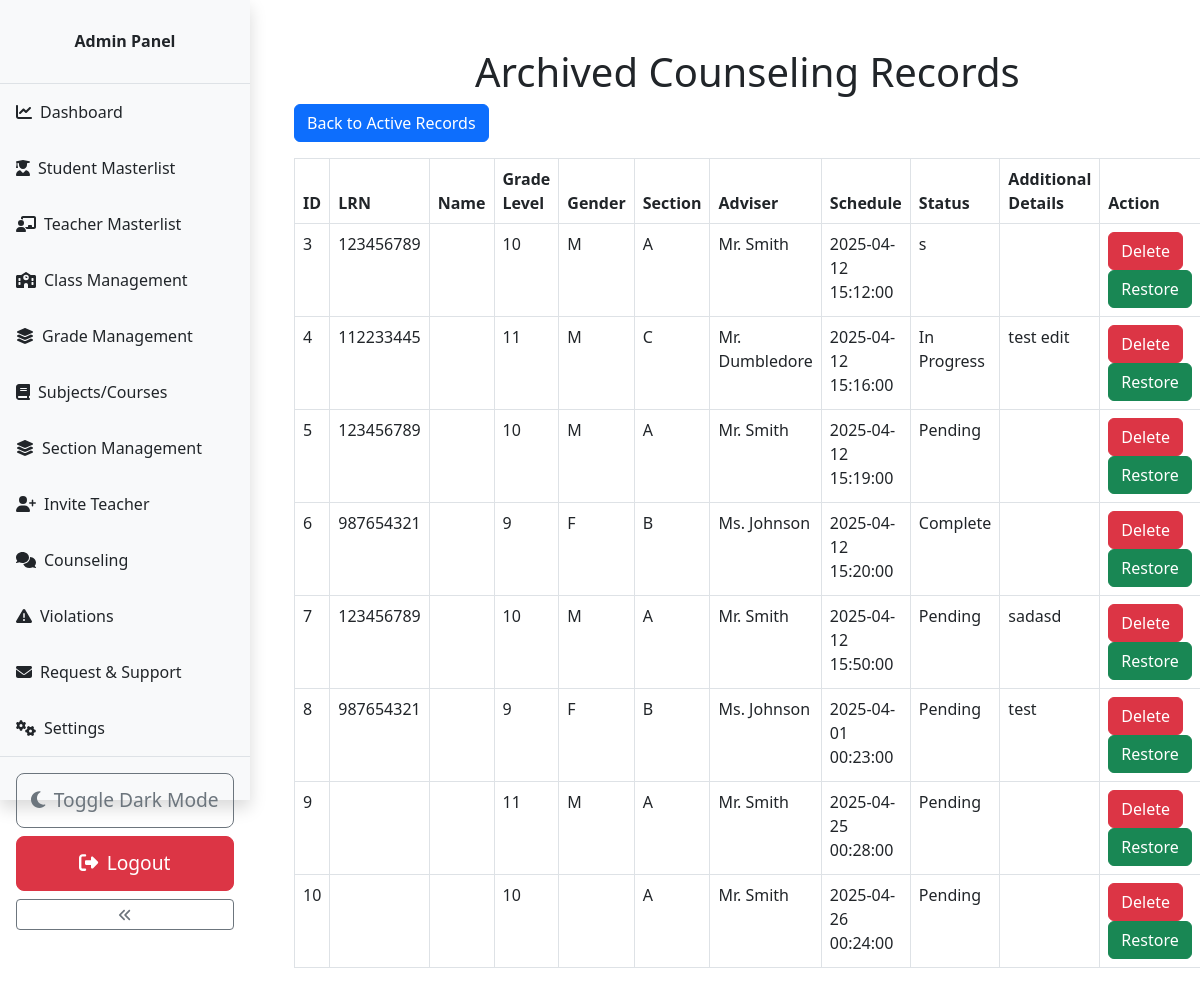
Screenshot of /capstone/admin/counseling-archive.php (signed in) with the database file from the repository.
### tables this page shows
CREATE TABLE `counseling_records` (
  `id` int(11) NOT NULL,
  `lrn` varchar(20) NOT NULL,
  `first_name` varchar(255) DEFAULT NULL,
  `last_name` varchar(255) DEFAULT NULL,
  `grade_level` varchar(10) NOT NULL,
  `gender` enum('M','F') NOT NULL,
  `section` varchar(50) NOT NULL,
  `adviser` varchar(100) NOT NULL,
  `schedule` datetime NOT NULL,
  `status` varchar(50) NOT NULL,
  `is_archived` tinyint(1) DEFAULT 0,
  `additional_details` text DEFAULT NULL
);

### capstone/admin/counseling-archive.php (the view, shortened to what this page needs)
<?php
if (isset($_SESSION['admin_id']) && isset($_SESSION['role'])) {
    if ($_SESSION['role'] == 'Admin') {
        include "../DB_connection.php";
        $sql = "SELECT * FROM counseling_records WHERE is_archived = 1";
        $stmt = $conn->prepare($sql);
        $stmt->execute();
        $records = $stmt->fetchAll(PDO::FETCH_ASSOC);
?>
<!DOCTYPE html>
<html lang="en">
<head>
    <link rel="stylesheet" href="https://cdn.jsdelivr.net/npm/bootstrap@5.2.0/dist/css/bootstrap.min.css">
    <link rel="stylesheet" href="../css/style.css">
    <link rel="stylesheet" href="css/admin.css">
</head>
<body>
    <?php include "inc/navbar.php"; ?>
    <div class="container mt-5">
        <h1 class="text-center">Archived Counseling Records</h1>
        <a href="counseling.php" class="btn btn-primary mb-3">Back to Active Records</a>
        <div class="table-responsive">
            <table class="table table-bordered">
                <thead>
                    <tr>
                        <th>ID</th>
                        <th>LRN</th>
                        <th>Name</th>
                        <th>Grade Level</th>
                        <th>Gender</th>
                        <th>Section</th>
                        <th>Adviser</th>
                        <th>Schedule</th>
                        <th>Status</th>
                        <th>Additional Details</th>
                        <th>Action</th>
                    </tr>
                </thead>
                <tbody>
                    <?php foreach ($records as $record) { ?>
                        <tr>
                            <td><?= $record['id'] ?></td>
                            <td><?= $record['lrn'] ?></td>
                            <td><?= $record['name'] ?></td>
                            <td><?= $record['grade_level'] ?></td>
                            <td><?= $record['gender'] ?></td>
                            <td><?= $record['section'] ?></td>
                            <td><?= $record['adviser'] ?></td>
                            <td><?= $record['schedule'] ?></td>
                            <td><?= $record['status'] ?></td>
                            <td><?= $record['additional_details'] ?></td>
                            <td>
                                <form method="post" action="req/counseling-delete.php" onsubmit="return confirm('Are you sure you want to delete this record?');" style="display: inline-block;">
                                    <button type="submit" class="btn btn-danger">Delete</button>
                                </form>
                                <form method="post" action="req/counseling-restore.php" onsubmit="return confirm('Are you sure you want to restore this record?');" style="display: inline-block;">
                                    <button type="submit" class="btn btn-success">Restore</button>
                                </form>
                            </td>
                        </tr>
                    <?php } ?>
                </tbody>
            </table>
        </div>
    </div>
</body>
</html>
<?php
    } else {
        header("Location: ../login.php");
        exit;
    }
} else {
    header("Location: ../login.php");
    exit;
}
?>

### capstone/css/style.css (style rules this page uses)
body, html { height: 100%; margin: 0; overflow: hidden; }

### capstone/admin/css/admin.css (style rules this page uses)
body { margin: 0; padding: 0; display: flex; }

### rows the page displays
counseling_records: id "3", lrn "123456789", grade_level "10", gender "M", section "A", adviser "Mr. Smith", schedule "2025-04-12 15:12:00", status "s"
counseling_records: id "4", lrn "112233445", grade_level "11", gender "M", section "C", adviser "Mr. Dumbledore", schedule "2025-04-12 15:16:00", status "In Progress", additional_details "test edit"
counseling_records: id "5", lrn "123456789", grade_level "10", gender "M", section "A", adviser "Mr. Smith", schedule "2025-04-12 15:19:00", status "Pending"
counseling_records: id "6", lrn "987654321", grade_level "9", gender "F", section "B", adviser "Ms. Johnson", schedule "2025-04-12 15:20:00", status "Complete"
counseling_records: id "7", lrn "123456789", grade_level "10", gender "M", section "A", adviser "Mr. Smith", schedule "2025-04-12 15:50:00", status "Pending", additional_details "sadasd"
counseling_records: id "8", lrn "987654321", grade_level "9", gender "F", section "B", adviser "Ms. Johnson", schedule "2025-04-01 00:23:00", status "Pending", additional_details "test"
counseling_records: id "9", grade_level "11", gender "M", section "A", adviser "Mr. Smith", schedule "2025-04-25 00:28:00", status "Pending"
counseling_records: id "10", grade_level "10", section "A", adviser "Mr. Smith", schedule "2025-04-26 00:24:00", status "Pending"
